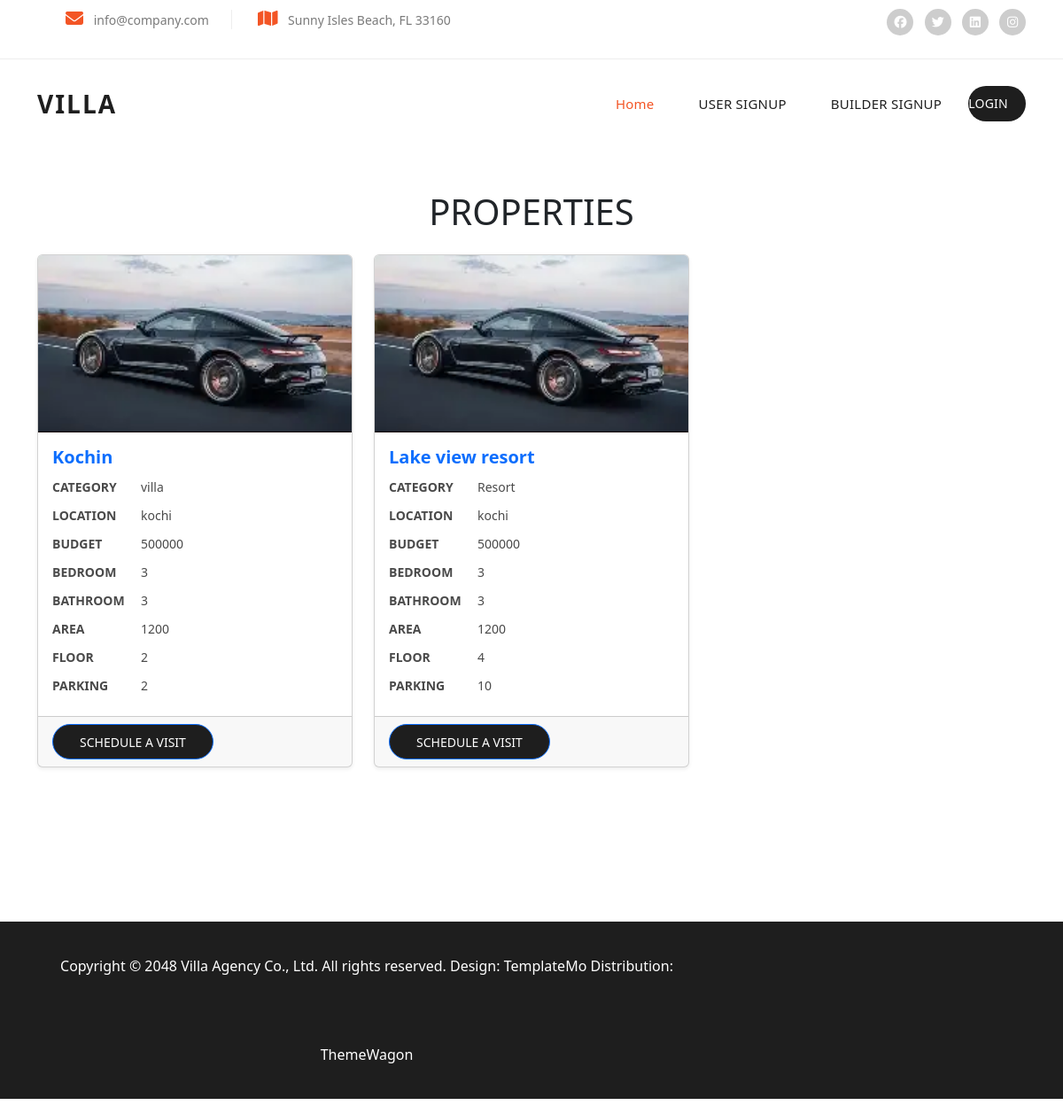
The page /user_prop_view on the database its author committed.
### builder_app/models.py (models this page shows)
class property_details(models.Model):
    userid=models.CharField(max_length=10)
    property_photo=models.ImageField()
    property_name=models.CharField(max_length=100)
    property_category=models.CharField(max_length=100)
    property_location=models.CharField(max_length=100)
    property_budget=models.CharField(max_length=100)
    property_bedroom=models.CharField(max_length=100)
    property_bathroom=models.CharField(max_length=100)
    property_area=models.CharField(max_length=100)
    property_floor=models.CharField(max_length=100)
    property_parking=models.CharField(max_length=100)

### user_app/views.py (the view)
# urls.py: path('user_prop_view',views.user_prop_view),
def user_prop_view(request):
    data=property_details.objects.all()
    return render(request,"user_prop_view.html",{'result':data})

### templates/user_prop_view.html (shortened to what this page needs)
{% load static %}
{% include 'header.html' %}
<!DOCTYPE html>
<html lang="en">
<head>
    <link href="https://cdn.jsdelivr.net/npm/bootstrap@5.3.3/dist/css/bootstrap.min.css" rel="stylesheet">
    <link rel="stylesheet" href="https://cdn.jsdelivr.net/npm/bootstrap-icons@1.11.3/font/bootstrap-icons.min.css">
</head>
<body>
    <div class="container my-5">
        <h1 class="mb-4 text-center">PROPERTIES</h1>
        <div class="row">
            {% for i in result %}
            <div class="col-lg-4 col-md-6 mb-4">
                <div class="card shadow-sm h-100">
                    <img src="{{i.property_photo}}"
                         class="card-img-top property-card-img"
                         alt="">
                    <div class="card-body">
                        <h5 class="card-title fw-bold text-primary">{{i.property_name}}</h5>
                        <p class="card-text small mb-1"><strong>CATEGORY</strong>{{i.property_category}}</p>
                        <p class="card-text small mb-1"><strong>LOCATION</strong>{{i.property_location}}</p>
                        <p class="card-text small mb-1"><strong>BUDGET</strong>{{i.property_budget}}</p>
                        <p class="card-text small mb-1"><strong>BEDROOM</strong>{{i.property_bedroom}}</p>
                        <p class="card-text small mb-1"><strong>BATHROOM</strong>{{i.property_bathroom}}</p>
                        <p class="card-text small mb-1"><strong>AREA</strong>{{i.property_area}}</p>
                        <p class="card-text small mb-1"><strong>FLOOR</strong>{{i.property_floor}}</p>
                        <p class="card-text small mb-1"><strong>PARKING</strong>{{i.property_parking}}</p>
                    </div>
               <div class="card-footer d-flex justify-content-between align-items-center">
                        <div class="main-button">
                            <a href="{% url 'visit_date' id=i.id %}" class="btn btn-sm btn-outline-primary">
                             SCHEDULE A VISIT
                            </a>
                        </div>
                </div>
            </div>
        </div>
      {% endfor %}
          </div>
    </div>
</body>
</html>
{% include 'footer.html' %}

### templates/header.html (shortened to what this page needs)
{% load static %}
<!DOCTYPE html>
<html lang="en">
  <head>
    <link href="{% static 'vendor/bootstrap/css/bootstrap.min.css' %}" rel="stylesheet">
    <link rel="stylesheet" href="{% static 'assets/css/fontawesome.css' %}">
    <link rel="stylesheet" href="{% static 'assets/css/templatemo-villa-agency.css' %}">
    <link rel="stylesheet" href="{% static 'assets/css/owl.css' %}">
    <link rel="stylesheet" href="{% static 'assets/css/animate.css' %}">
    <link rel="stylesheet"href="https://unpkg.com/swiper@7/swiper-bundle.min.css"/>
  </head>
<body>
  <div class="sub-header">
    <div class="container">
      <div class="row">
        <div class="col-lg-8 col-md-8">
          <ul class="info">
            <li><i class="fa fa-envelope"></i> info@company.com</li>
            <li><i class="fa fa-map"></i> Sunny Isles Beach, FL 33160</li>
          </ul>
        </div>
        <div class="col-lg-4 col-md-4">
          <ul class="social-links">
            <li><a href="#"><i class="fab fa-facebook"></i></a></li>
            <li><a href="https://x.com/minthu" target="_blank"><i class="fab fa-twitter"></i></a></li>
            <li><a href="#"><i class="fab fa-linkedin"></i></a></li>
            <li><a href="#"><i class="fab fa-instagram"></i></a></li>
          </ul>
        </div>
      </div>
    </div>
  </div>
  <header class="header-area header-sticky">
    <div class="container">
        <div class="row">
            <div class="col-12">
                <nav class="main-nav">
                    <a href="index.html" class="logo">
                        <h1>Villa</h1>
                    </a>
                     {% if request.session.admin %}
                    <ul class="nav">
                      <li><a href="home" class="active">Home</a></li>
                      <li><a href="userview">USERS</a></li>
                      <li><a href="admin_prop_view">PROPERTIES</a></li>
                      <li><a href="admin_book_view">BOOKINGS</a></li>
                         <li><a href="view_approved_builders">BUILDERS</a></li>
                            <li><a href="reqbuilder">BUILDER REQUEST</a></li>
                      <li><a href="logout"><i class="fa fa-calendar"></i> LOGOUT</a></li>
                  </ul>
                    {% elif request.session.bid %}
                       <ul class="nav">
                      <li><a href="home" class="active">Home</a></li>
                      <li><a href="add_property">PROPERTIES</a></li>
                      <li><a href="logout"><i class="fa fa-calendar"></i> LOGOUT</a></li>
                  </ul>
                  {% else %}
                    <ul class="nav">
                      <li><a href="home" class="active">Home</a></li>
                      <li><a href="user_register">USER SIGNUP</a></li>
                           <li><a href="builder_reg">BUILDER SIGNUP</a></li>
                           <li><a href="login">LOGIN</a></li>
                  </ul>
                  {% endif %}
                </nav>
            </div>
        </div>
    </div>
  </header>

### templates/footer.html (shortened to what this page needs)
{% load static %}
<footer>
    <div class="container">
      <div class="col-lg-8">
        <p>Copyright © 2048 Villa Agency Co., Ltd. All rights reserved.
        Design: <a rel="nofollow" href="https://templatemo.com" target="_blank">TemplateMo</a> Distribution: <a href="https://themewagon.com">ThemeWagon</a></p>
      </div>
    </div>
  </footer>
  </body>
</html>

### static/assets/css/templatemo-villa-agency.css (style rules this page uses)
html, body, div, span, applet, object, iframe, h1, h2, h3, h4, h5, h6, p, blockquote, div pre, a, abbr, acronym, address, big, cite, code, del, dfn, em, font, img, ins, kbd, q, s, samp, small, strike, strong, sub, sup, tt, var, b, u, i, center, dl, dt, dd, ol, ul, li, figure, header, nav, section, article, aside, footer, figcaption { margin: 0; padding: 0; border: 0; outline: 0; }
ul, li { padding: 0; margin: 0; list-style: none; }
header, nav, section, article, aside, footer, hgroup { display: block; }
* { box-sizing: border-box; }
html, body { font-family: 'Poppins', sans-serif; -ms-text-size-adjust: 100%; -webkit-font-smoothing: antialiased; -moz-osx-font-smoothing: grayscale; }
a { text-decoration: none !important; }
h1, h2, h3, h4, h5, h6 { color: #1e1e1e; margin-top: 0px; margin-bottom: 0px; font-weight: 700; }
ul { margin-bottom: 0px; }
p { font-size: 14px; line-height: 28px; color: #4a4a4a; }
img { width: 100%; overflow: hidden; }
html, body { font-family: 'Poppins', sans-serif; }
.main-button a { display: inline-block; background-color: #1e1e1e; color: #fff; font-size: 14px; font-weight: 500; height: 40px; line-height: 40px; padding: 0px 30px; border-radius: 25px; transition: all .3s; }
.sub-header { background-color: #fff; padding: 10px 0px; border-bottom: 1px solid #eee; }
.sub-header ul li { display: inline-block; }
.sub-header ul.social-links { text-align: right; }
.sub-header ul.social-links li { margin-left: 8px; }
.sub-header ul.social-links li a { display: inline-block; width: 30px; height: 30px; background-color: #cdcdcd; border-radius: 50%; text-align: center; line-height: 30px; color: #fff; font-size: 14px; transition: all .3s; }
.sub-header ul.info li { font-size: 14px; color: #7a7a7a; border-right: 1px solid #eee; margin-right: 25px; padding-right: 25px; }
.sub-header ul.info li:last-child { margin-right: 0px; padding-right: 0px; border-right: none; }
.sub-header ul.info li i { font-size: 20px; color: #f35525; margin-right: 8px; }
.header-area { position: relative; background-color: #fff; height: 100px; z-index: 100; -webkit-transition: all .5s ease 0s; -moz-transition: all .5s ease 0s; -o-transition: all .5s ease 0s; transition: all .5s ease 0s; }
.header-area .main-nav { background: transparent; display: flex; }
.header-area .main-nav .logo { -webkit-transition: all 0.3s ease 0s; -moz-transition: all 0.3s ease 0s; -o-transition: all 0.3s ease 0s; transition: all 0.3s ease 0s; display: inline-block; }
.header-area .main-nav .logo h1 { line-height: 100px; font-size: 28px; text-transform: uppercase; color: #1e1e1e; font-weight: 700; letter-spacing: 2px; }
.header-area .main-nav ul.nav { flex-basis: 100%; margin-top: 30px; justify-content: right; -webkit-transition: all 0.3s ease 0s; -moz-transition: all 0.3s ease 0s; -o-transition: all 0.3s ease 0s; transition: all 0.3s ease 0s; position: relative; z-index: 999; }
.header-area .main-nav .nav li:last-child { padding-right: 0px; }
.header-area .main-nav .nav li { padding-left: 10px; padding-right: 10px; height: 100px; line-height: 100px; }
.header-area .main-nav .nav li a { display: block; padding-left: 20px; padding-right: 20px; font-weight: 500; font-size: 15px; height: 40px; line-height: 40px; text-transform: capitalize; color: #1e1e1e; -webkit-transition: all 0.4s ease 0s; -moz-transition: all 0.4s ease 0s; -o-transition: all 0.4s ease 0s; transition: all 0.4s ease 0s; border: transparent; letter-spacing: .25px; }
.header-area .main-nav .nav li:last-child a { background-color: #1e1e1e; color: #fff; font-size: 14px; font-weight: 400; text-transform: none; border-radius: 20px; padding-left: 0px; }
.header-area .main-nav .nav li a.active { color: #f35525; }
@media (max-width: 1200px) { .header-area .main-nav .nav li { padding-left: 5px; padding-right: 5px; } }
footer { margin-top: 150px; background-color: #1e1e1e; min-height: 100px; }
footer p { text-align: center; line-height: 100px; color: #fff; font-size: 16px; font-weight: 400; }
footer p a { color: #fff; transition: all .3s; position: relative; z-index: 3; }
body { overflow-x: hidden; }

### templates/user_prop_view.html (style rules this page uses)
.property-card-img { height: 200px; object-fit: cover; border-bottom: 1px solid #110707; }
.card-body strong { display: inline-block; width: 100px; }

### rows shown on the page
property_details: property_photo (picture), property_name "Kochin", property_category "villa", property_location "kochi", property_budget "500000", property_bedroom "3", property_bathroom "3", property_area "1200", property_floor "2", property_parking "2"
property_details: property_photo (picture), property_name "Lake view resort", property_category "Resort", property_location "kochi", property_budget "500000", property_bedroom "3", property_bathroom "3", property_area "1200", property_floor "4", property_parking "10"
